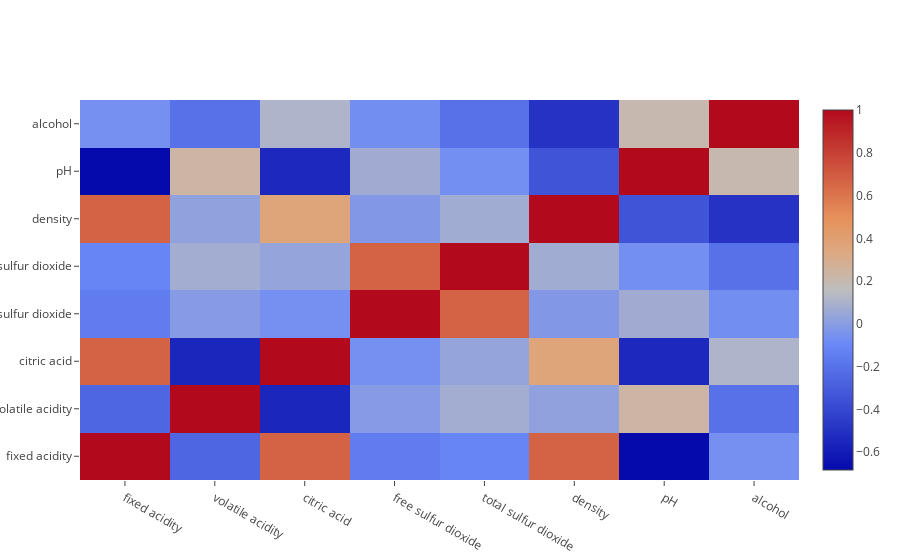

Notebook cell for this chart:
### Markdown cell above
Il grafico sottostante riporta la correlazione che intercorre tre la feature. Una correlazione positiva indica che quando la prima feature cresce anche la seconda cresce. Una correlazione negativa indica una tendenza inversa all'aumento: quando la prima aumenta la seconda tende a diminuire.

### Code cell
df_ = copy.copy(df_norm).drop(columns=['quality'])
covariance_matrix = df_.corr()
covariance_matrix = covariance_matrix.values
x_ = []
y_ = []
z_ = []

for i in range(len(df_.columns)):
    z_.append(covariance_matrix[i,])
    x_.append(df_norm.columns[i])
    y_.append(df_norm.columns[i])

trace = go.Heatmap(z=z_,
                   x=x_,
                   y=y_)    
figure = go.Figure(data=[trace])
iplot(figure)

### Figure 1 — Plotly figure (JSON) as saved in the notebook; plotly's stock layout.template omitted (floating-point values rounded to 4 significant figures)
{"data": [{"type": "heatmap", "uid": "0f4ca728-f9c4-4fe5-8d4b-ecc55d498767", "x": ["fixed acidity", "volatile acidity", "citric acid", "free sulfur dioxide", "total sulfur dioxide", "density", "pH", "alcohol"], "y": ["fixed acidity", "volatile acidity", "citric acid", "free sulfur dioxide", "total sulfur dioxide", "density", "pH", "alcohol"], "z": [[1, -0.2561, 0.6717, -0.1538, -0.1132, 0.668, -0.683, -0.06167], [-0.2561, 1, -0.5525, -0.0105, 0.07647, 0.02203, 0.2349, -0.2023], [0.6717, -0.5525, 1, -0.06098, 0.03553, 0.3649, -0.5419, 0.1099], [-0.1538, -0.0105, -0.06098, 1, 0.6677, -0.02195, 0.07038, -0.06941], [-0.1132, 0.07647, 0.03553, 0.6677, 1, 0.07127, -0.06649, -0.2057], [0.668, 0.02203, 0.3649, -0.02195, 0.07127, 1, -0.3417, -0.4962], [-0.683, 0.2349, -0.5419, 0.07038, -0.06649, -0.3417, 1, 0.2056], [-0.06167, -0.2023, 0.1099, -0.06941, -0.2057, -0.4962, 0.2056, 1]]}], "layout": {}}
